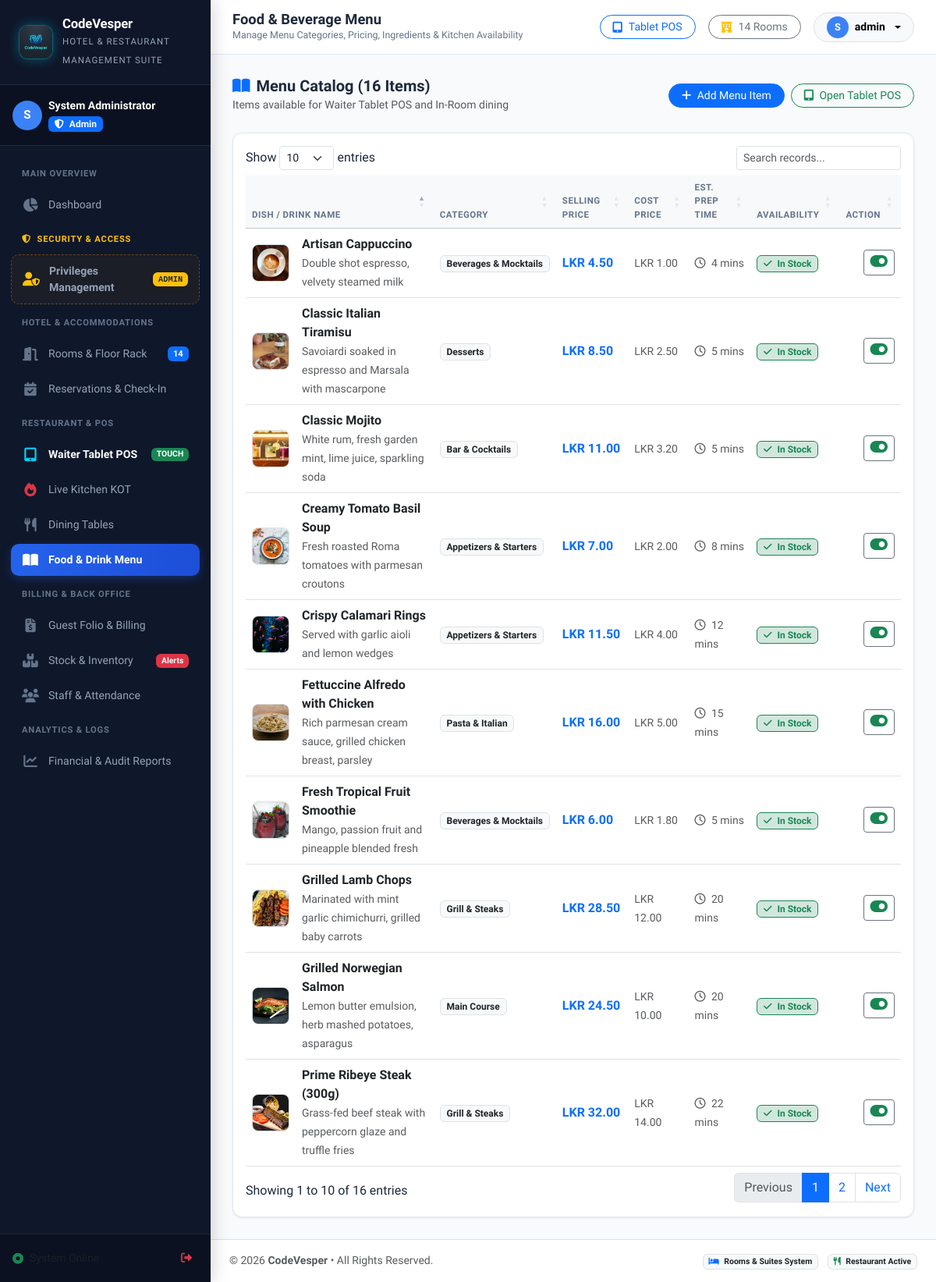
/restaurant-menu.php (signed in), run on an earlier commit of the app's database.
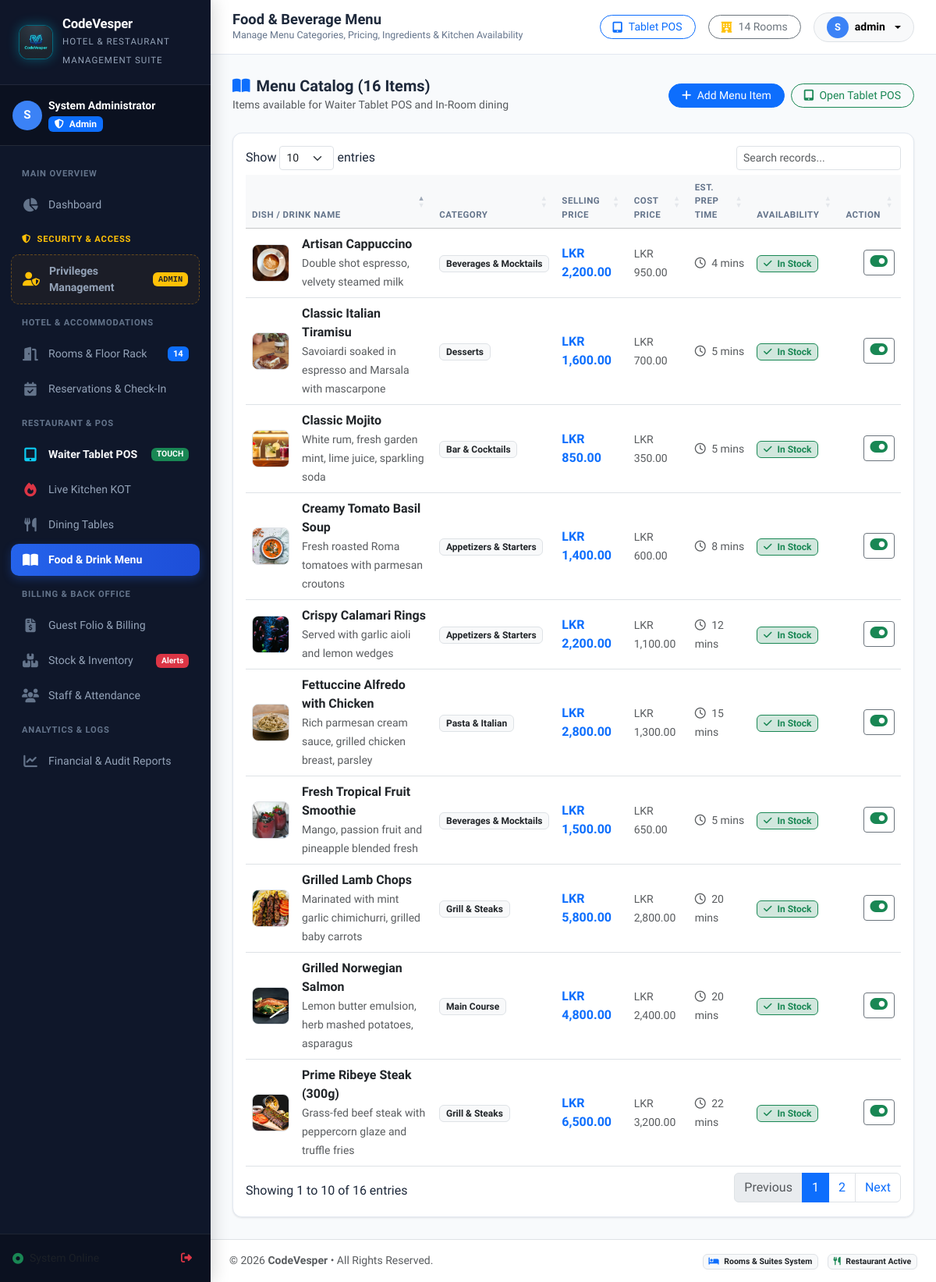
And on a later commit of the database.
### tables this page shows
CREATE TABLE `menu_items` (
  `id` int NOT NULL AUTO_INCREMENT,
  `category_id` int NOT NULL,
  `name` varchar(100) NOT NULL,
  `description` varchar(255) DEFAULT NULL,
  `price` decimal(10,2) NOT NULL,
  `cost_price` decimal(10,2) DEFAULT '0.00',
  `image` varchar(255) DEFAULT 'default_food.jpg',
  `is_available` tinyint(1) DEFAULT '1',
  `prep_time_minutes` int DEFAULT '15',
  PRIMARY KEY (`id`)  ,
  KEY `category_id` (`category_id`),
  CONSTRAINT `menu_items_ibfk_1` FOREIGN KEY (`category_id`) REFERENCES `menu_categories` (`id`)
);

CREATE TABLE `menu_categories` (
  `id` int NOT NULL AUTO_INCREMENT,
  `name` varchar(50) NOT NULL,
  `icon` varchar(50) DEFAULT 'utensils',
  `sort_order` int DEFAULT '0',
  `status` enum('active','inactive') DEFAULT 'active',
  PRIMARY KEY (`id`)  
);

### restaurant-menu.php (the view, shortened to what this page needs)
<?php
require_once __DIR__ . '/includes/header.php';
$db = getDbConnection();
$menuItems = $db->query("
    SELECT m.*, c.name as category_name
    FROM menu_items m
    JOIN menu_categories c ON m.category_id = c.id
    ORDER BY c.sort_order ASC, m.name ASC
")->fetchAll();
?>
<div class="d-flex justify-content-between align-items-center mb-4">
    <div>
        <h5 class="fw-bold mb-0"><i class="fa-solid fa-book-open text-primary me-2"></i>Menu Catalog (<?= count($menuItems) ?> Items)</h5>
        <span class="text-muted small">Items available for Waiter Tablet POS and In-Room dining</span>
    </div>
    <div class="d-flex gap-2">
        <button class="btn btn-primary btn-sm px-3 rounded-pill" data-bs-toggle="modal" data-bs-target="#newMenuItemModal">
            <i class="fa-solid fa-plus me-1"></i> Add Menu Item
        </button>
        <a href="pos.php" class="btn btn-outline-success btn-sm px-3 rounded-pill">
            <i class="fa-solid fa-tablet-screen-button me-1"></i> Open Tablet POS
        </a>
    </div>
</div>
<div class="card-custom">
    <div class="p-3">
        <div class="table-responsive">
            <table class="table table-hover align-middle mb-0 datatable-init">
                <thead class="table-light small text-uppercase text-muted">
                    <tr>
                        <th>Dish / Drink Name</th>
                        <th>Category</th>
                        <th>Selling Price</th>
                        <th>Cost Price</th>
                        <th>Est. Prep Time</th>
                        <th>Availability</th>
                        <th class="text-end">Action</th>
                    </tr>
                </thead>
                <tbody>
                    <?php foreach ($menuItems as $m): ?>
                    <tr>
                        <td>
                            <div class="d-flex align-items-center gap-3">
                                <img src="assets/images/foods/<?= htmlspecialchars(!empty($m['image']) ? $m['image'] : 'default_food.jpg') ?>"
                                     alt="<?= htmlspecialchars($m['name']) ?>"
                                     class="rounded-3 border flex-shrink-0"
                                     style="width: 48px; height: 48px; object-fit: cover;"
                                     onerror="this.onerror=null; this.src='assets/images/foods/default_food.jpg';">
                                <div>
                                    <div class="fw-bold text-dark"><?= htmlspecialchars($m['name']) ?></div>
                                    <small class="text-muted"><?= htmlspecialchars($m['description'] ?? '') ?></small>
                                </div>
                            </div>
                        </td>
                        <td>
                            <span class="badge bg-light text-dark border"><?= htmlspecialchars($m['category_name']) ?></span>
                        </td>
                        <td>
                            <span class="fw-bold text-primary"><?= formatMoney($m['price']) ?></span>
                        </td>
                        <td>
                            <span class="text-muted small"><?= formatMoney($m['cost_price']) ?></span>
                        </td>
                        <td>
                            <span class="small text-muted"><i class="fa-regular fa-clock me-1"></i> <?= $m['prep_time_minutes'] ?> mins</span>
                        </td>
                        <td>
                            <?php if ($m['is_available']): ?>
                                <span class="badge bg-success-subtle text-success border border-success"><i class="fa-solid fa-check me-1"></i> In Stock</span>
                            <?php else: ?>
                                <span class="badge bg-danger-subtle text-danger border border-danger"><i class="fa-solid fa-xmark me-1"></i> Sold Out</span>
                            <?php endif; ?>
                        </td>
                        <td class="text-end">
                            <a href="restaurant-menu.php?toggle_id=<?= $m['id'] ?>" class="btn btn-sm btn-outline-secondary py-1 px-2" title="Toggle Availability">
                                <i class="fa-solid fa-toggle-<?= $m['is_available'] ? 'on text-success' : 'off text-danger' ?> fs-5"></i>
                            </a>
                        </td>
                    </tr>
                    <?php endforeach; ?>
                </tbody>
            </table>
        </div>
    </div>
</div>
<?php require_once __DIR__ . '/includes/footer.php'; ?>

What changed in the data, as far as the page shows it:
changed menu_items "Creamy Tomato Basil Soup": price "LKR 7.00" → "LKR 1,400.00"; cost_price "LKR 2.00" → "LKR 600.00"
changed menu_items "Crispy Calamari Rings": price "LKR 11.50" → "LKR 2,200.00"; cost_price "LKR 4.00" → "LKR 1,100.00"
changed menu_items "Grilled Norwegian Salmon": price "LKR 24.50" → "LKR 4,800.00"; cost_price "LKR 10.00" → "LKR 2,400.00"
changed menu_items "Grilled Lamb Chops": price "LKR 28.50" → "LKR 5,800.00"; cost_price "LKR 12.00" → "LKR 2,800.00"
changed menu_items "Prime Ribeye Steak (300g)": price "LKR 32.00" → "LKR 6,500.00"; cost_price "LKR 14.00" → "LKR 3,200.00"
changed menu_items "Fettuccine Alfredo with Chicken": price "LKR 16.00" → "LKR 2,800.00"; cost_price "LKR 5.00" → "LKR 1,300.00"
changed menu_items "Classic Italian Tiramisu": price "LKR 8.50" → "LKR 1,600.00"; cost_price "LKR 2.50" → "LKR 700.00"
changed menu_items "Artisan Cappuccino": price "LKR 4.50" → "LKR 2,200.00"; cost_price "LKR 1.00" → "LKR 950.00"
changed menu_items "Fresh Tropical Fruit Smoothie": price "LKR 6.00" → "LKR 1,500.00"; cost_price "LKR 1.80" → "LKR 650.00"
changed menu_items "Classic Mojito": price "LKR 11.00" → "LKR 850.00"; cost_price "LKR 3.20" → "LKR 350.00"
